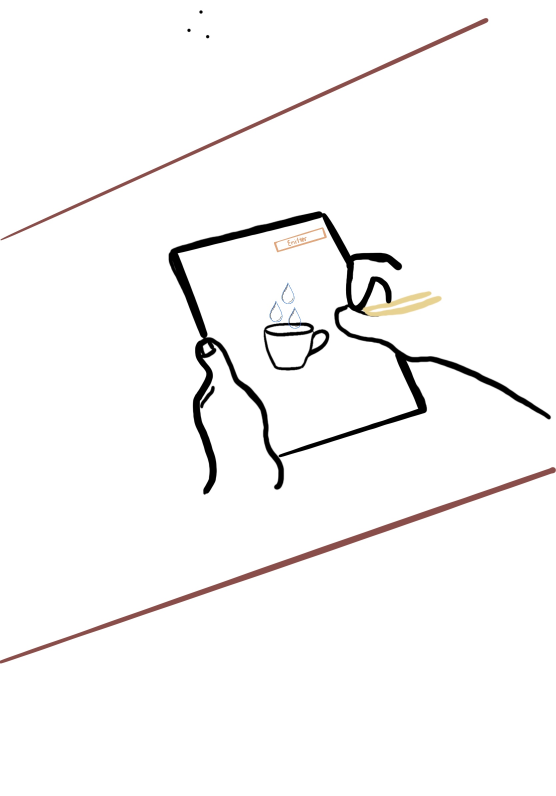
#> input picture Sketches/Draw_Particles_1.jpg, 1668 x 2388 px, given in place of the camera (shown at 1/3 size)
$ python center.py
#> lines starting #> are read from the running program, lines starting #| are printed output that depends on the picture; after the words box and inside, x2 and y2 are one past the last pixel; in counts of white or black regions, pixels touching at a corner belong together
import cv2
import numpy as np
import imutils

webcam = cv2.VideoCapture(0)

# webcam.set(3, 640)
# webcam.set(4, 480)

while True:
    _, imageFrame = webcam.read()
#> imageFrame is the input picture: shape (2388, 1668, 3); mean B, G, R 247.4, 247.6, 248.3

    hsvFrame = cv2.cvtColor(imageFrame, cv2.COLOR_BGR2HSV)
#> hsvFrame: shape (2388, 1668, 3); mean H, S, V 1.5, 1.6, 248.3

    green_lower = np.array([63-50, 122-50, 129-50], np.uint8)
    green_upper = np.array([63+50, 122+50, 129+50], np.uint8)

    green_mask = cv2.inRange(hsvFrame, green_lower, green_upper)
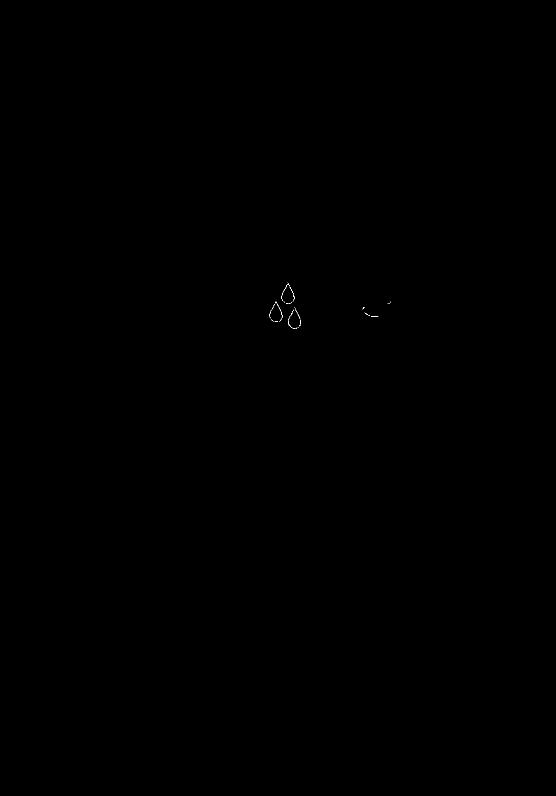
#> green_mask: shape (2388, 1668) (shown at 1/3 size); 0.01% white in thin lines or dots, all inside (x1, y1, x2, y2) = (809, 848, 1173, 985)

    cnts = cv2.findContours(green_mask, cv2.RETR_TREE,
                            cv2.CHAIN_APPROX_SIMPLE)
#> cnts = 73 contours, all with area under 20

    cnts = imutils.grab_contours(cnts)

    maxC = 0
    maxCArea = 0
    for c in cnts:
        area = cv2.contourArea(c)

        if(maxCArea < area):
            maxC = c
            maxCArea = area
#> this loop made 73 passes
#> (area, maxCArea) on passes 2, 12: (1, 1), (4, 4)
#> (c, area) on passes 1, 3, 4, 5, 6, 7: ([[878, 984], [886, 984]], 0), ([[895, 981], [895, 982]], 0), ([[874, 981], [874, 982], [875, 982], [876, 983]], 0.5), ([[897, 979]], 0), ([[871, 979], [872, 980], [872, 979]], 0.5), ([[898, 976], [899, 977], [900, 976], [901, 976]], 1)
#> after the loop, maxC = contour of 18 points, box (x1, y1, x2, y2) (865, 961, 871, 978), area 4; maxCArea = 4

    cv2.drawContours(imageFrame, [maxC], -1, (0, 255, 0), 3)
#> imageFrame: shape (2388, 1668, 3); under 0.01% of pixels changed, all inside (x1, y1, x2, y2) = (863, 959, 873, 980)

    M = cv2.moments(maxC)
#> M = moments, m00 4, centre m10/m00, m01/m00 = (866.8, 973.5)

    if M['m00'] != 0:
        cx = int(M['m10']/M['m00'])
#> cx = 866
        cy = int(M['m01']/M['m00'])
#> cy = 973

        cv2.circle(imageFrame, (cx, cy), 7, (255, 255, 255), -1)
#> imageFrame: shape (2388, 1668, 3); mean B, G, R 247.4, 247.6, 248.3

    cv2.imshow("imageFrame", imageFrame)

    # [6 lines of commented-out code are left out]
    cv2.imshow("Center-detection", imageFrame)
    if cv2.waitKey(10) & 0xFF == ord('q'):
#> (key q is pressed here)
#> (the run stopped early here; a loop or call above may not have finished)
